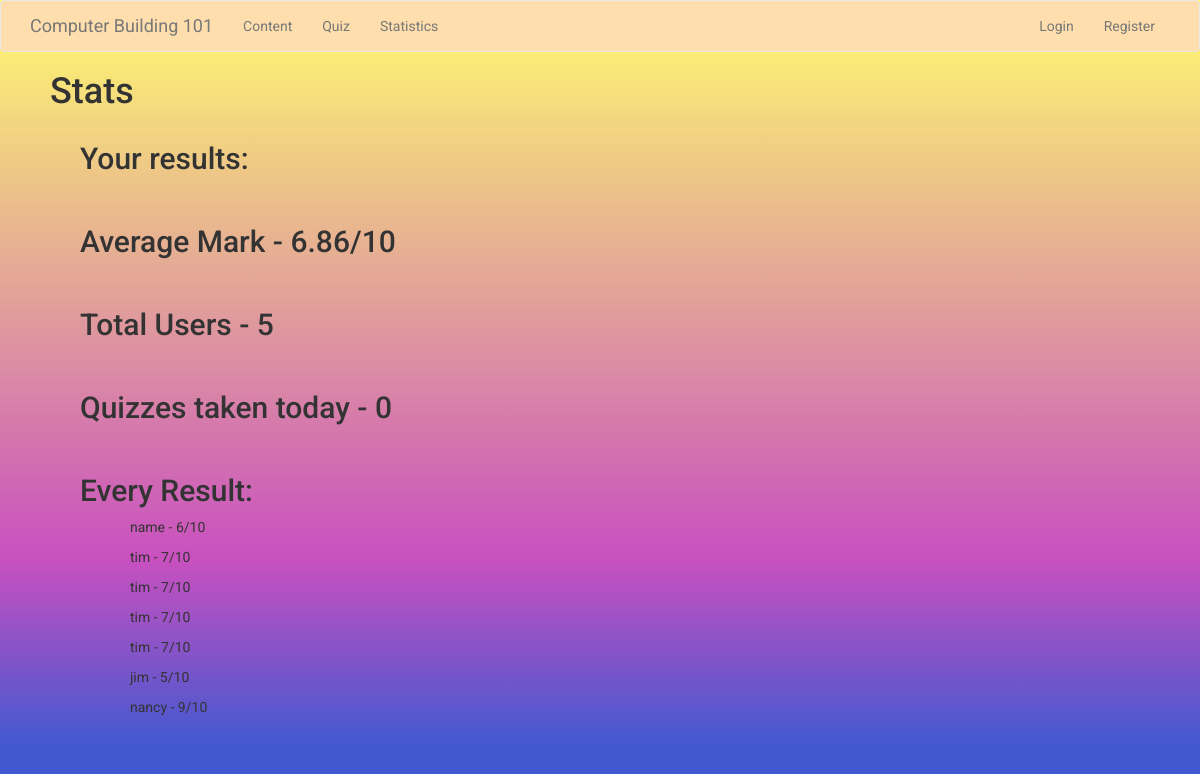
/stats, run on an earlier commit of the app's database.
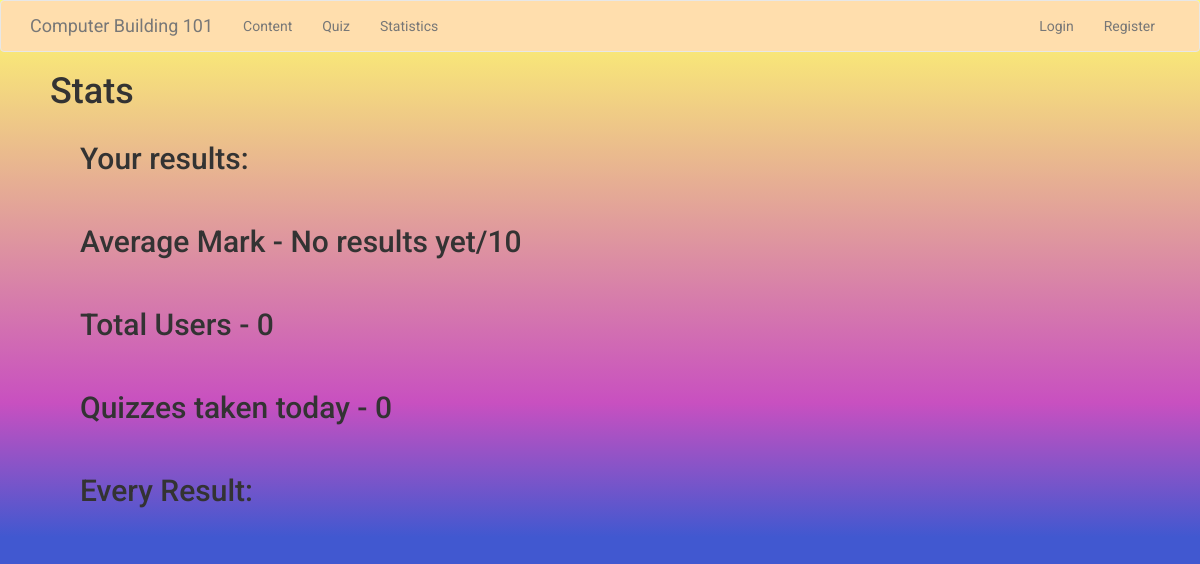
And on a later commit of the database.
### app/models.py (models this page shows, shortened)
class Result(UserMixin, db.Model):
    id = db.Column(db.Integer, primary_key=True)
    user_id = db.Column(db.Integer, db.ForeignKey("user.id"))
    num_correct = db.Column(db.Integer)
    first_correct = db.Column(db.Boolean)
    second_correct = db.Column(db.Boolean)
    third_correct = db.Column(db.Boolean)
    fourth_correct = db.Column(db.Boolean)
    fifth_correct = db.Column(db.Boolean)
    sixth_correct = db.Column(db.Boolean)
    seventh_correct = db.Column(db.Boolean)
    eigth_correct = db.Column(db.Boolean)
    ninth_correct = db.Column(db.Boolean)
    tenth_correct = db.Column(db.Boolean)
    date_created = db.Column(db.DateTime())

class User(UserMixin, db.Model):
    id = db.Column(db.Integer, primary_key=True)
    username = db.Column(db.String(64), index=True, unique=True)
    email = db.Column(db.String(120), index=True, unique=True)
    password_hash = db.Column(db.String(128))
    day_joined = db.Column(db.DateTime())
    completed_quiz = db.Column(db.Boolean)

### app/routes.py (the view)
@app.route('/stats')
def stats():
    user_results = []
    for result in db.session.query(Result.num_correct).join(User).filter(User.id==(current_user.get_id())):
        user_results.append(result[0])
    every_result = []
    for result, name in db.session.query(Result.num_correct, User.username).filter(User.id==Result.user_id).all():
        every_result.append((result, name))
    try:
        average_mark = '{:.2f}'.format(db.session.query(func.avg(Result.num_correct).label("average"))[0][0]) #indexs to get at a tuple inside a list
    except:
        average_mark = 'No results yet'
    today = (datetime.today().year, datetime.today().month, datetime.today().day)
    quizzes_today = db.session.query(Result.date_created).filter(
        extract('month', Result.date_created) == datetime.today().month,
        extract('year', Result.date_created) == datetime.today().year,
        extract('day', Result.date_created) == datetime.today().day).count()
    score_today = db.session.query(func.avg(Result.num_correct)).filter(
        extract('month', Result.date_created) == datetime.today().month,
        extract('year', Result.date_created) == datetime.today().year,
        extract('day', Result.date_created) == datetime.today().day).count()
    total_users = db.session.query(User).count()
    print("Total Users: ", total_users)
    print("Quizzes taken today: ",quizzes_today)
    print("Average:",average_mark)
    return render_template('stats.html', title = 'Statistics', user_results = user_results,
    every_result = every_result, average_mark = average_mark, total_users = total_users,
    quizzes_today = quizzes_today, score_today = score_today)

### app/templates/stats.html (shortened to what this page needs)
{% extends "base.html" %}
{% block content %}
    <h1>Stats</h1>
    <div class = container>
        <h2>Your results:</h2>
        <br>
        <h2>Average Mark - {{ average_mark }}/10</h2>
        <br>
        <h2>Total Users - {{ total_users }}</h2>
        <br>
        <h2>Quizzes taken today - {{ quizzes_today }}</h2>
        <br>
        <h2>Every Result:</h2>
        {% for result in every_result %}
            <p style = "padding-left: 100px;">{{ result[1] }} - {{result[0]}}/10</p>
        {% endfor %}
        <br>
    </div>
{% endblock %}

### app/templates/base.html (shortened to what this page needs)
{% extends 'bootstrap/base.html' %}
{% block styles %}
{{ super() }}
<link rel="stylesheet" href="{{ url_for('static', filename='css/stylesheet.css') }}">
{% endblock %}
{% block navbar %}
<nav class="navbar navbar-default">
    <div class="container">
        <div class="navbar-header">
            <a class="navbar-brand" href="{{ url_for('index') }}">Computer Building 101</a>
        </div>
        <div class="collapse navbar-collapse" id="bs-example-navbar-collapse-1">
            <ul class="nav navbar-nav">
                <li><a href="{{ url_for('content') }}">Content</a></li>
                <li><a href="{{ url_for('quiz') }}">Quiz</a></li>
                <li><a href="{{ url_for('stats') }}">Statistics</a></li>
            </ul>
            <ul class="nav navbar-nav navbar-right">
                {% if current_user.is_anonymous %}
                <li><a href="{{ url_for('login') }}">Login</a></li>
                <li><a href="{{ url_for('register') }}">Register</a></li>
                {% else %}
                <li><a href= "{{ url_for('feedback') }}">Feedback</a></li>
                <li><a href="{{ url_for('logout') }}">Logout</a></li>
                {% endif %}
            </ul>
        </div>
    </div>
</nav>
{% endblock %}

### app/static/css/stylesheet.css (style rules this page uses)
h1 { padding-left: 50px; }
h2 { padding-left: 50px; }
.navbar { background-color: navajowhite; }
body { background-size: fill; background-repeat: no-repeat; font-family: 'Roboto' ; background-color: #4158D0; background-image: linear-gradient(0deg, #4158D0 0%, #C850C0 25%, #fffc6e 100%); }

What changed in the data, as far as the page shows it:
removed Result: username "name", num_correct "6"
removed Result: username "tim", num_correct "7"
removed Result: username "tim", num_correct "7"
removed Result: username "tim", num_correct "7"
removed Result: username "tim", num_correct "7"
removed Result: username "jim", num_correct "5"
removed Result: username "nancy", num_correct "9"
Also different on the page:
{{ average_mark }}: "6.86" → "No results yet"
{{ total_users }}: "5" → "0"
